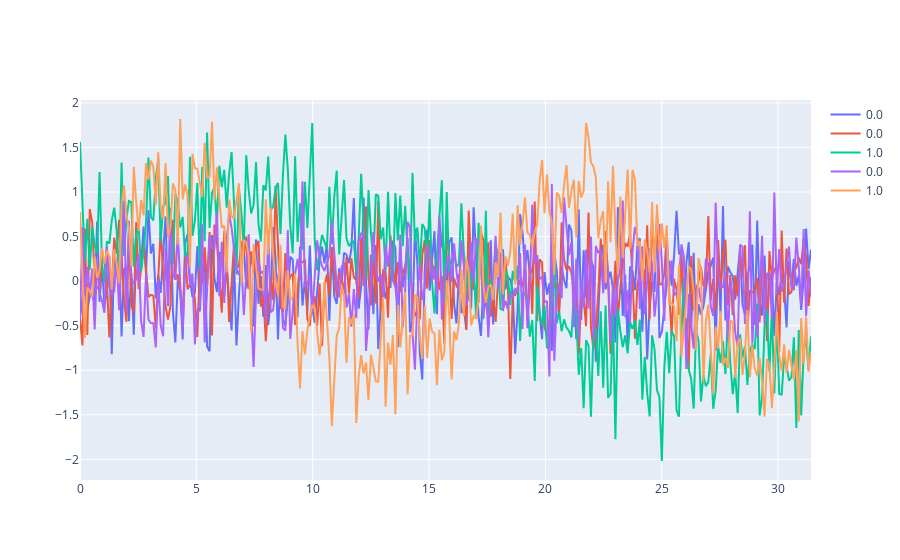

This figure's notebook cell:
### Code cell
fig = go.Figure()

for i in range(5,10):
    fig.add_trace(go.Scatter(x=x, y=signals[i,:],
                        mode='lines',
                        name=signals[i,-1]))

fig.show()
#print(signals[1,:])

### Figure 1 — Plotly figure (JSON) as saved in the notebook; plotly's stock layout.template omitted (floating-point values rounded to 4 significant figures; data arrays with more than 128 entries replaced by an {"elided": "..."} marker saying what was removed)
{"data": [{"mode": "lines", "name": "0.0", "type": "scatter", "x": {"elided": "300 float values"}, "y": {"elided": "301 float values"}}, {"mode": "lines", "name": "0.0", "type": "scatter", "x": {"elided": "300 float values"}, "y": {"elided": "301 float values"}}, {"mode": "lines", "name": "1.0", "type": "scatter", "x": {"elided": "300 float values"}, "y": {"elided": "301 float values"}}, {"mode": "lines", "name": "0.0", "type": "scatter", "x": {"elided": "300 float values"}, "y": {"elided": "301 float values"}}, {"mode": "lines", "name": "1.0", "type": "scatter", "x": {"elided": "300 float values"}, "y": {"elided": "301 float values"}}], "layout": {"autosize": true, "xaxis": {"autorange": true, "range": [0, 31.42], "type": "linear"}, "yaxis": {"autorange": true, "range": [-2.232, 2.032], "type": "linear"}}}
